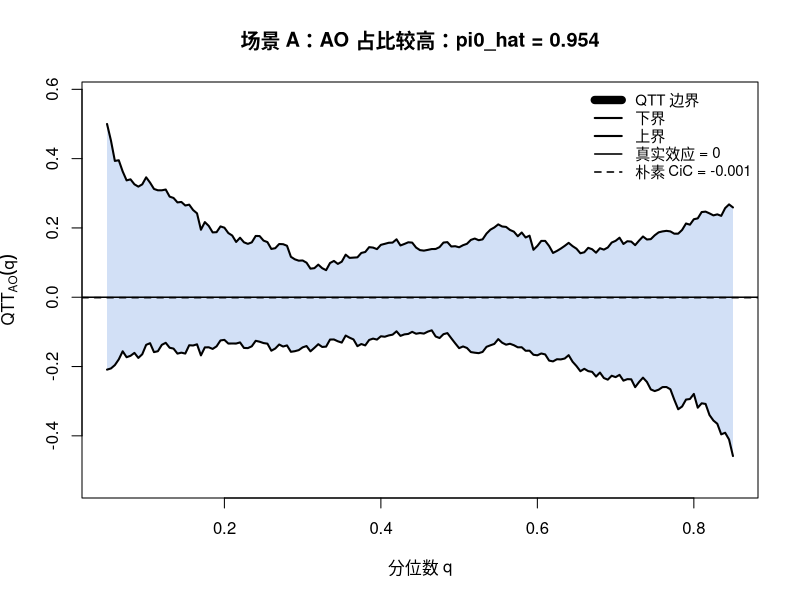
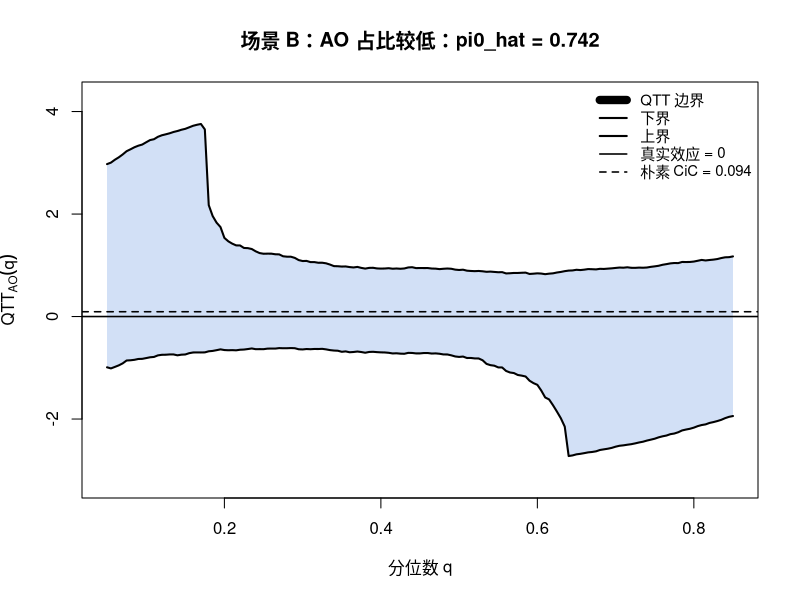
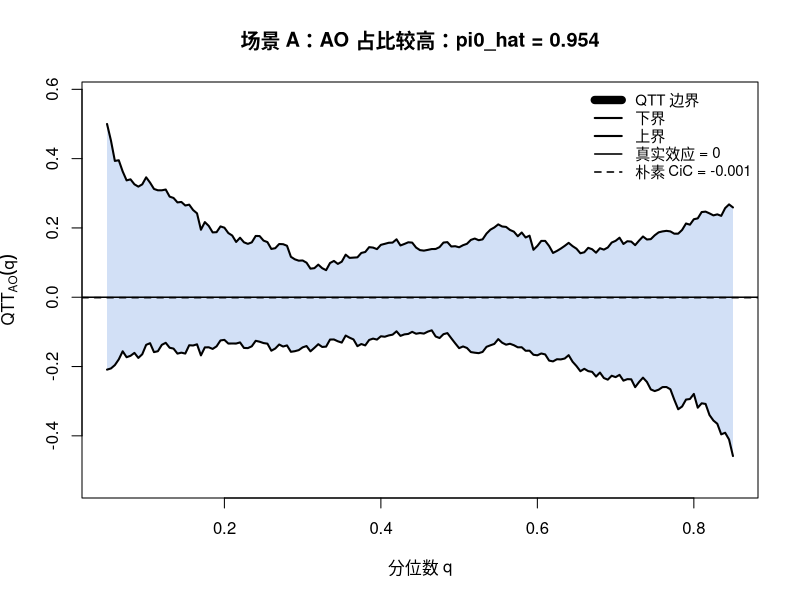
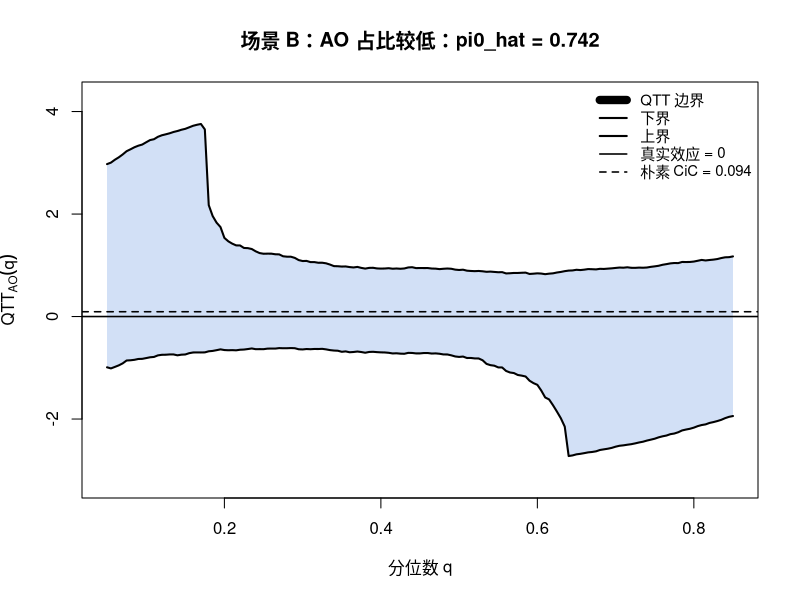

Here is the R script that generated these plots, in order:
## ---- chunk 1
knitr::opts_chunk$set(
  echo = TRUE,        # 显示代码，类似 .ipynb
  eval = TRUE,        # 执行代码
  message = FALSE,
  warning = FALSE,
  comment = "#>",
  fig.align = "center",
  fig.width = 8.5,
  fig.height = 5.2,
  dpi = 160,
  fig.path = "figures/"
)

# 为了保证从任意代码块开始运行时也不容易报错，这里统一设置全局参数。
SEED <- 20260612
SAMPLE_SIZE <- 5000
MC_REPS <- 200
RUN_MC <- TRUE

FIG_DIR <- "figures"
OUT_DIR <- "outputs"

dir.create(FIG_DIR, showWarnings = FALSE, recursive = TRUE)
dir.create(OUT_DIR, showWarnings = FALSE, recursive = TRUE)

set.seed(SEED)
## ---- chunk 2
getwd()
list.dirs(".", recursive = FALSE)
## ---- chunk 3
# 生成两期面板数据：
# - G 为处理组指示变量
# - V 为主层类型：NO、OC、AO
# - S1/S2 为工资是否可观测
# - Y1/Y2 为两期对数工资
#
# pOC 控制 OC 层比例；drop 控制 OC 层第二期结果相对 AO 层的下滑幅度。
gen_data <- function(N = 5000, pOC = 0.06, drop = 0.45) {
  G <- rbinom(N, 1, 0.5)                 # 处理组指示
  A <- rnorm(N, mean = 0.3 * G, sd = 1)  # 能力：影响工资，且与处理混杂
  W <- runif(N)                          # 工作依附度：决定主层，与 G 独立

  # 负向单调性：排除 OT 层，只保留 NO、OC、AO 三类。
  V <- ifelse(
    W < 0.06, "NO",
    ifelse(W < 0.06 + pOC, "OC", "AO")
  )

  # 第一期工资对 NO 层不可观测；第二期工资对 AO 层可观测，
  # OC 层只在对照状态下可观测。
  S1 <- as.integer(V != "NO")
  S2 <- ifelse(
    V == "AO", 1L,
    ifelse(V == "OC", as.integer(G == 0), 0L)
  )

  # AO 层满足 CiC：未处理潜在工资由同一个单调结构生成。
  e1 <- rnorm(N, 0, 0.30)
  e2 <- rnorm(N, 0, 0.30)

  Y1 <- 1.5 + A + e1
  Y2 <- 1.7 + 1.1 * A + e2              # AO 层真实处理效应为 0

  # OC 层不需要满足 AO 层结果模型。这里人为设置其第二期工资下滑，
  # 它会污染完全案例中的对照组趋势。
  oc <- V == "OC"
  Y2[oc] <- 1.7 + 1.1 * A[oc] - drop + e2[oc]

  Y1[S1 == 0] <- NA
  Y2[S2 == 0] <- NA

  data.frame(G, V, S1, S2, Y1, Y2)
}
## ---- chunk 4
# 左连续经验分位数：
# Q(q) = inf{y: F(y) >= q}
# 对应 R 中 quantile(..., type = 1)。
Qhat <- function(x, q) {
  quantile(
    x,
    probs = pmin(pmax(q, 0), 1),
    type = 1,
    names = FALSE,
    na.rm = TRUE
  )
}

# 经验分布函数 F(y)。
Fhat <- function(x, y) {
  x <- x[!is.na(x)]
  ecdf(x)(y)
}

# 朴素完全案例 CiC。
# 它把两期都有工资的人直接当作可比样本。
cic_naive <- function(d) {
  cc <- d[d$S1 == 1 & d$S2 == 1, ]

  cf <- Qhat(
    x = cc$Y2[cc$G == 0],
    q = Fhat(cc$Y1[cc$G == 0], cc$Y1[cc$G == 1])
  )

  mean(cc$Y2[cc$G == 1], na.rm = TRUE) - mean(cf, na.rm = TRUE)
}

# Lemma 1 + Proposition 2：
# 负向单调性下 pi1 = 1，pi0 需要用选择方程插补。
pi0_hat <- function(d) {
  ES <- function(g, t) mean(d[d$G == g, paste0("S", t)])
  (ES(0, 1) / ES(0, 2)) * (ES(1, 2) / ES(1, 1))
}

# Proposition 1：
# 负向单调性下 pi1 = 1，只需要修剪对照组观测分布。
qtt_bounds <- function(d, qs, pi0) {
  obs <- d[d$S2 == 1, ]

  y1_t <- obs$Y1[obs$G == 1]
  y2_t <- obs$Y2[obs$G == 1]
  y1_c <- obs$Y1[obs$G == 0]
  y2_c <- obs$Y2[obs$G == 0]

  q_lb <- pmin(Fhat(y1_c, Qhat(y1_t, qs)) + (1 - pi0), 1)
  q_ub <- pmax(Fhat(y1_c, Qhat(y1_t, qs)) - (1 - pi0), 0)

  data.frame(
    q  = qs,
    LB = Qhat(y2_t, qs) - Qhat(y2_c, q_lb),
    UB = Qhat(y2_t, qs) - Qhat(y2_c, q_ub)
  )
}
## ---- chunk 5
run_one <- function(label, pOC) {
  d <- gen_data(N = SAMPLE_SIZE, pOC = pOC, drop = 0.45)

  pi0 <- pi0_hat(d)
  true_pi0 <- mean(d$V[d$G == 0 & d$S2 == 1] == "AO")
  naive <- cic_naive(d)

  qs_att  <- seq(0.05, 0.95, by = 0.005)
  qs_plot <- seq(0.05, 0.85, by = 0.005)

  b_att  <- qtt_bounds(d, qs_att,  pi0)
  b_plot <- qtt_bounds(d, qs_plot, pi0)

  att_lb <- mean(b_att$LB)
  att_ub <- mean(b_att$UB)

  list(
    label = label,
    data = d,
    bounds = b_plot,
    summary = data.frame(
      scenario = label,
      true_pi0 = true_pi0,
      pi0_hat = pi0,
      naive_cic = naive,
      att_lb = att_lb,
      att_ub = att_ub
    )
  )
}

set.seed(SEED)

case_A <- run_one(
  label = "场景 A：AO 占比较高",
  pOC = 0.06
)

case_B <- run_one(
  label = "场景 B：AO 占比较低",
  pOC = 0.24
)

single_run_results <- rbind(case_A$summary, case_B$summary)

# 保存结果表，便于后续检查。
write.csv(
  single_run_results,
  file = file.path(OUT_DIR, "single_run_results.csv"),
  row.names = FALSE
)

single_run_results
## ---- chunk 6
plot_bounds_inline <- function(case) {
  b <- case$bounds
  s <- case$summary

  naive <- s$naive_cic
  pi0 <- s$pi0_hat
  title_main <- paste0(case$label, "：pi0_hat = ", round(pi0, 3))

  yr <- range(c(b$LB, b$UB, 0, naive), finite = TRUE)
  pad <- 0.08 * diff(yr)

  plot(
    b$q, b$LB,
    type = "n",
    xlim = range(b$q),
    ylim = c(yr[1] - pad, yr[2] + pad),
    xlab = "分位数 q",
    ylab = expression(QTT[AO](q)),
    main = title_main,
    family = "sans"
  )

  polygon(
    x = c(b$q, rev(b$q)),
    y = c(b$LB, rev(b$UB)),
    col = rgb(0.2, 0.45, 0.85, 0.22),
    border = NA
  )

  lines(b$q, b$LB, lwd = 2)
  lines(b$q, b$UB, lwd = 2)
  abline(h = 0, lwd = 1.5)
  abline(h = naive, lwd = 1.5, lty = 2)

  legend(
    "topright",
    legend = c(
      "QTT 边界",
      "下界",
      "上界",
      "真实效应 = 0",
      paste0("朴素 CiC = ", round(naive, 3))
    ),
    lwd = c(8, 2, 2, 1.5, 1.5),
    lty = c(1, 1, 1, 1, 2),
    bty = "n",
    cex = 0.90
  )
}

save_bounds_png <- function(case, filename, width = 1200, height = 720, res = 160) {
  dir.create(dirname(filename), showWarnings = FALSE, recursive = TRUE)

  png(
    filename = filename,
    width = width,
    height = height,
    res = res
  )

  plot_bounds_inline(case)
  dev.off()

  # 返回规范化后的本地路径，便于在 RStudio Console 或 HTML 输出中确认文件位置。
  normalizePath(filename, winslash = "/", mustWork = FALSE)
}
## ---- chunk 7
plot_bounds_inline(case_A)

fig_A_path <- save_bounds_png(
  case_A,
  file.path(FIG_DIR, "fig_viviens_cic_bounds_scenario_a.png")
)

fig_A_path
## ---- chunk 8
plot_bounds_inline(case_B)

fig_B_path <- save_bounds_png(
  case_B,
  file.path(FIG_DIR, "fig_viviens_cic_bounds_scenario_b.png")
)

fig_B_path
## ---- chunk 9
list.files(FIG_DIR, pattern = "\\.png$", full.names = TRUE)
## ---- chunk 10
mc_one <- function(pOC = 0.06) {
  d <- gen_data(N = SAMPLE_SIZE, pOC = pOC, drop = 0.45)
  pi0 <- pi0_hat(d)

  qs_att <- seq(0.05, 0.95, by = 0.005)
  b <- qtt_bounds(d, qs_att, pi0)

  c(
    pi0_hat = pi0,
    naive_cic = cic_naive(d),
    att_lb = mean(b$LB),
    att_ub = mean(b$UB),
    cover_zero = as.numeric(mean(b$LB) <= 0 & mean(b$UB) >= 0)
  )
}
## ---- chunk 11
if (RUN_MC) {
  set.seed(SEED + 1)

  mc_mat <- replicate(MC_REPS, mc_one(pOC = 0.06))
  mc_df <- as.data.frame(t(mc_mat))

  mc_summary <- data.frame(
    statistic = c(
      "pi0_hat_mean",
      "naive_cic_mean",
      "naive_cic_sd",
      "att_lb_mean",
      "att_ub_mean",
      "coverage_zero"
    ),
    value = c(
      mean(mc_df$pi0_hat),
      mean(mc_df$naive_cic),
      sd(mc_df$naive_cic),
      mean(mc_df$att_lb),
      mean(mc_df$att_ub),
      mean(mc_df$cover_zero)
    )
  )

  write.csv(
    mc_df,
    file = file.path(OUT_DIR, "monte_carlo_raw_results.csv"),
    row.names = FALSE
  )

  write.csv(
    mc_summary,
    file = file.path(OUT_DIR, "monte_carlo_summary.csv"),
    row.names = FALSE
  )

  mc_summary
} else {
  cat("RUN_MC = FALSE，已跳过蒙特卡洛模拟。")
}
## ---- chunk 12
sessionInfo()
